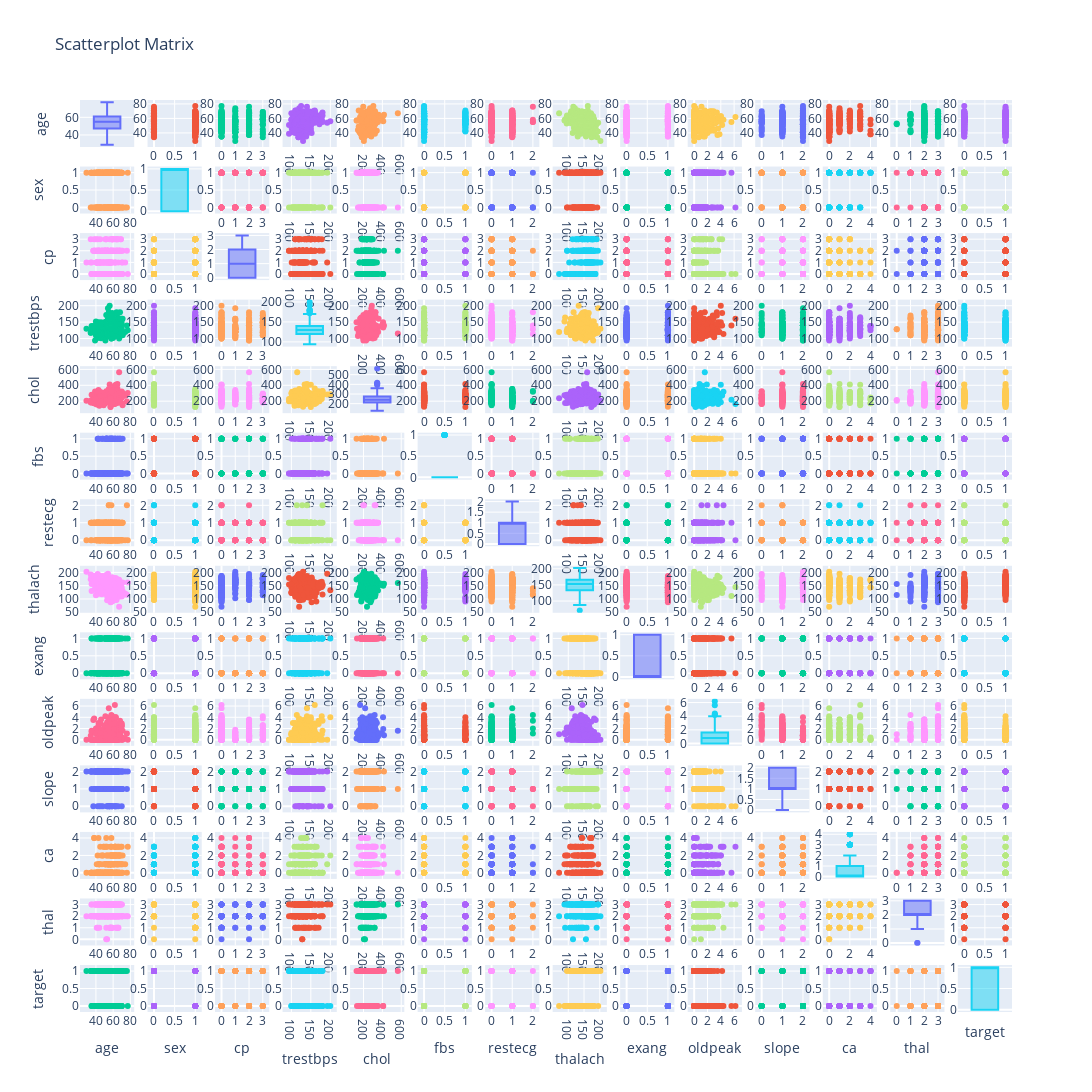

Source (notebook cell):
### Code cell
# scatter matrix
fig = ff.create_scatterplotmatrix(heart, diag='box', colormap='Portland',
                                  colormap_type='cat',
                                  height=1500, width=1500)
fig = go.Figure(fig)
fig.show()
